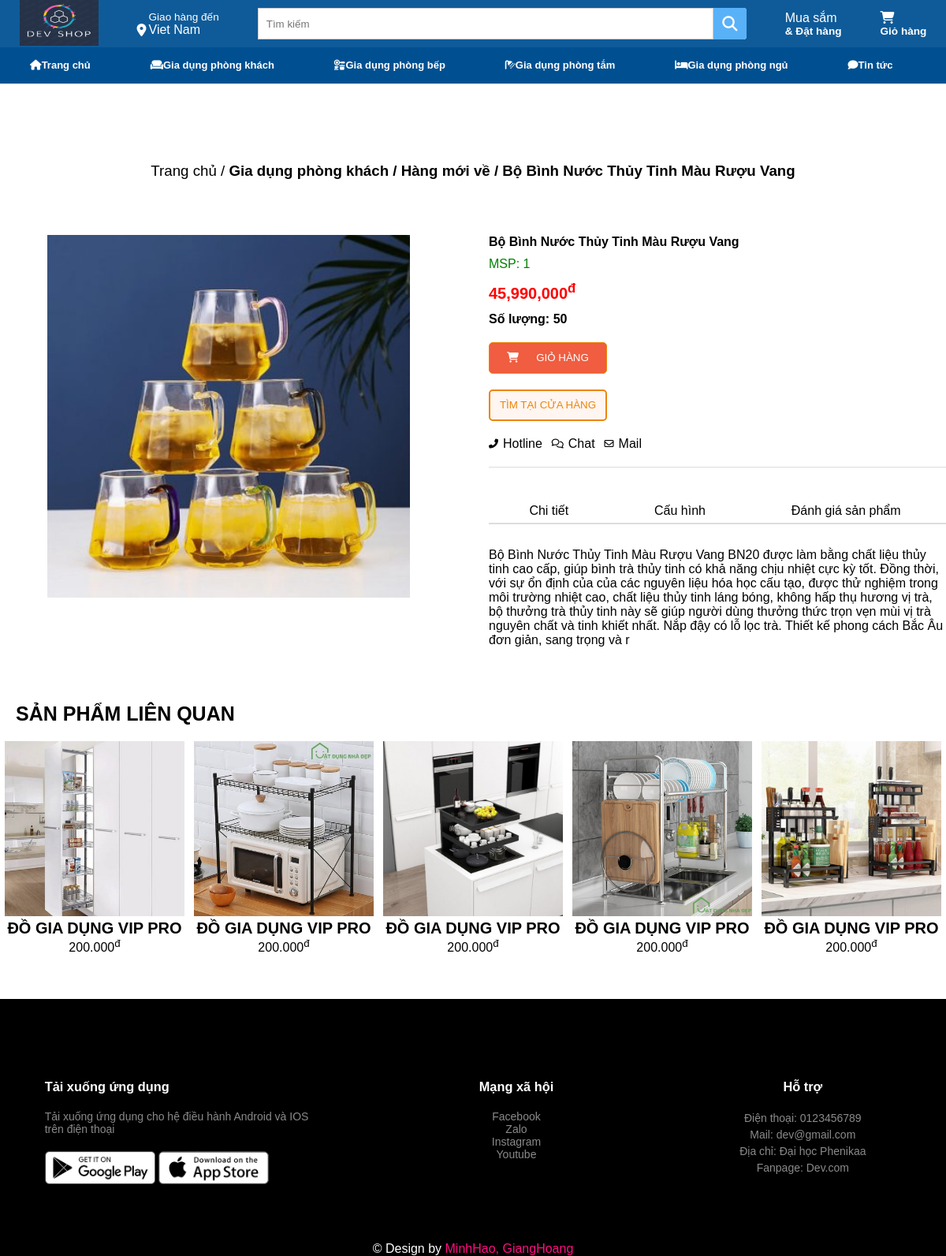
Screenshot of /product.php?ms_hh=1 with the database file from the repository.
### tables this page shows
CREATE TABLE `hinhhanghoa` (
  `MaHinh` int(20) NOT NULL COMMENT 'Mã hình ',
  `TenHinh` varchar(255) NOT NULL COMMENT 'Tên Hình',
  `MSHH` int(20) NOT NULL COMMENT 'Mã số hàng hóa'
);

CREATE TABLE `hanghoa` (
  `MSHH` int(20) NOT NULL COMMENT 'Mã số hàng hóa',
  `TenHH` varchar(255) NOT NULL COMMENT 'Tên hàng hóa',
  `QuyCach` varchar(500) NOT NULL COMMENT 'Quy cách ',
  `Gia` int(11) NOT NULL COMMENT 'Giá',
  `SoLuongHang` int(50) NOT NULL COMMENT 'Số Lượng hàng hóa',
  `MaLoaiHang` int(20) NOT NULL COMMENT 'Mã loại hàng'
);

### product.php (the view, shortened to what this page needs)
<!DOCTYPE html>
<html lang="en">
<head>
    <link rel="stylesheet" href="./style1.css">
    <link rel="stylesheet" href="./style.css">
</head>
<body>
<?php
    require_once("php/header.php");
    require_once("admin/db_connect.php");
    if (isset($_GET['ms_hh'])) {
        $ms_hh = $_GET['ms_hh'];
        $query = "SELECT h.mshh,h.tenhh,h.gia,h.soluonghang,h.quycach, img.tenhinh FROM hanghoa h join hinhhanghoa img on h.mshh = img.mshh WHERE h.mshh = {$ms_hh} ";
        $query_run = mysqli_query($conn, $query);
        if (mysqli_num_rows($query_run) > 0) {
            $prodItem = mysqli_fetch_array($query_run);
    ?>
    <section style="padding: 50px 0;" class="product">
        <div class="container">
            <div class="product-top row" style="margin-bottom: 70px;">
                <h3><span style="font-weight: 400; margin: 100px 0;">Trang chủ / </span>Gia dụng phòng khách / <span>Hàng mới về / </span> <span><?= $prodItem['tenhh']; ?></span></h3>
            </div>
            <div class="product-content row">
              <form method="post" enctype="multipart/form-data" action="product.php">
                <div class="product-content-left row">
                    <div class="product-content-left-big-img">
                        <img src="admin/image/<?= $prodItem['tenhinh']; ?>" alt="Image">
                    </div>
                </div>
                <div class="product-content-right">
                    <div class="product-content-right-product-name">
                        <h1><?= $prodItem['tenhh']; ?></h1>
                        <p style="font-size: 16px; color: green;">MSP: <?= $prodItem['mshh']; ?></p>
                    </div>
                    <div class="product-content-right-product-price">
                        <p><?= number_format($prodItem['gia'], 0, ".", ","); ?><sup>đ</sup></p>
                    </div>
                    <div class="quantity">
                        <p style="font-weight: bold;">Số lượng: <?= $prodItem['soluonghang']; ?></p>
                    </div>
                    <div class="product-content-right-product-button">
                        <button style="background-color: #F05D40;
    border: 1px solid #ed8505;
    margin-right: 20px;
    color: white;
    border-radius: 5px;" type="submit" name="add"><i class="fas fa-shopping-cart"></i><p>GIỎ HÀNG</p></button>
                        <button style=" border: 2px solid #ed8505;
    border-radius: 5px;
    color: #ed8505;
    background-color: #FFF5F1;" type="submit"><p>TÌM TẠI CỬA HÀNG</p></button>
                    </div>
                    <div style="margin-bottom: 20px;"  class="product-content-right-product-icon">
                        <div class="product-content-right-product-icon-item">
                            <i class="fas fa-phone-alt"></i> <p>Hotline</p>
                        </div>
                        <div class="product-content-right-product-icon-item">
                            <i class="far fa-comments"></i> <p>Chat</p>
                        </div>
                        <div class="product-content-right-product-icon-item">
                            <i class="far fa-envelope"></i><p>Mail</p>
                        </div>
                    </div>
                    <div class="product-content-right-bottom">
                        <div class="product-content-right-bottom-content-big">
                            <div class="product-content-right-bottom-content-title row">
                                <div class="product-content-right-bottom-content-title-item chitiet">
                                        <p style="font-size: 16px;">Chi tiết</p>
                                </div>
                                <div class="product-content-right-bottom-content-title-item cauhinh">
                                        <p style="font-size: 16px;">Cấu hình</p>
                                </div>
                                <div class="product-content-right-bottom-content-title-item danhgia">
                                    <p style="font-size: 16px;">Đánh giá sản phẩm</p>
                                </div>
                            </div>
                            <div class="product-content-right-bottom-content">
                                <div style="font-size: 16px;" class="product-content-right-bottom-content-danhgia">
                                    <?= $prodItem['quycach']; ?>
                                </div>
                            </div>
                        </div>
                    </div>
                </div>
              </form>
            </div>
        </div>
    </section>
<?php }
        else{
            echo "Không có hàng hóa được tìm thấy";
        }
    }
?>
    <div class="product-related1">
        <div class="product-related1-title">
            <p>SẢN PHẨM LIÊN QUAN</p>
        </div>
        <div class="product-content row_flex">
            <div class="product-related1-item">
                <img src="./img/phongbep1-1.jpg" alt="">
                <h1>ĐỒ GIA DỤNG VIP PRO</h1>
                <p>200.000<sup>đ</sup></p>
            </div>
            <div class="product-related1-item">
                <img src="./img/phongbep1-2.jpg" alt="">
                <h1>ĐỒ GIA DỤNG VIP PRO</h1>
                <p>200.000<sup>đ</sup></p>
            </div>
            <div class="product-related1-item">
                <img src="./img/phongbep1-3.jpg" alt="">
                <h1>ĐỒ GIA DỤNG VIP PRO</h1>
                <p>200.000<sup>đ</sup></p>
            </div>
            <div class="product-related1-item">
                <img src="./img/phongbep1-4.jpg" alt="">
                <h1>ĐỒ GIA DỤNG VIP PRO</h1>
                <p>200.000<sup>đ</sup></p>
            </div>
            <div class="product-related1-item">
                <img src="./img/phongbep1-5.jpg" alt="">
                <h1>ĐỒ GIA DỤNG VIP PRO</h1>
                <p>200.000<sup>đ</sup></p>
            </div>
        </div>
    </div>
<?php require_once("php/footer.php"); ?>

### style1.css (style rules this page uses)
* { margin : 0; padding: 0; font-family: Arial; box-sizing: border-box; }
.row_flex { display: flex; }
.row { display: flex; flex-wrap: wrap; justify-content: space-around; }
.container { max-width: 1080px; margin: auto; }
.product { padding: 50px 0; }
.product-top { margin-bottom: 30px; }
.product-content { display: flex; }
.product-content-left { display: flex; width: 50%; }
.product-content-left-big-img { width: 80%; padding-right: 20px; }
.product-content-left-big-img img { width: 100%; }
.product-content-right { width: 50%; padding-left: 20px; }
.product-content-right-product-name h1 { font-size: 28px; }
.product-content-right-product-name p { color: green; font-size: 16px; margin: 10px 0; }
.product-content-right-product-price { margin: 10px 0; font-size: 20px; font-weight: bold; color: red; }
.quantity { margin-top: 10px; margin-bottom: 20px; display: flex; }
.quantity p { margin-right: 10px; }
.product-content-right-product-button button { width: 150px; height: 40px; display: block; margin: 20px 0 12px; }
.product-content-right-product-button button:first-child { display: flex; justify-content: space-evenly; align-items: center; background-color: #F05D40; border: none; border-radius: 5px; color: white; cursor: pointer; }
.product-content-right-product-button button:last-child { border: 2px solid #ed8505; border-radius: 5px; color: #ed8505; background-color: #FFF5F1; cursor: pointer; }
.product-content-right-product-icon { display: flex; margin: 20px 0; }
.product-content-right-product-icon-item { display: flex; margin-right: 12px; justify-content: center; align-items: center; }
.product-content-right-product-icon-item i { font-size: 12px; margin-right: 6px; }
.product-content-right-bottom { padding-top: 40px; border-top: 1px solid #dddddd; position: relative; }
.product-content-right-bottom-content-title { display: flex; border-bottom: 2px solid #dddddd; }
.product-content-right-bottom-content-title-item { padding: 6px; cursor: pointer; margin-right: 6px; }
.product-content-right-bottom-content-title-item p { font-size: 16px; }
.product-content-right-bottom-content { padding-top: 30px; }
.product-content-right-bottom-content { font-size: 16px; }
.product-related1 { margin-bottom: 50px; }
.product-related1-title { margin: 20px 0; }
.product-related1-title p { font-size: 25px; font-weight: bold; padding-left: 20px; }
.product-related1-item { width: 20%; text-align: center; padding: 0 6px; }
.product-related1-item img { width: 100%; height: 80%; }
.product-related1-item h1 { font-size: 20px; }
.product-related1-item p { font-size: 16px; }

### rows the page displays
hinhhanghoa: MSHH.TenHH "Bộ Bình Nước Thủy Tinh Màu Rượu Vang", TenHinh (picture), MSHH.MSHH "1", MSHH.Gia "45,990,000", MSHH.SoLuongHang "50", MSHH.QuyCach "Bộ Bình Nước Thủy Tinh Màu Rượu Vang BN20 được làm bằng chất liệu thủy tinh cao cấp, giúp bình trà thủy tinh có khả năng chịu nhiệt cực kỳ tốt. Đồng thời, với sự ổn định của của các nguyên liệu hóa học cấu tạo, được thử nghiệm trong môi trường nhiệt cao, chất liệu thủy tinh láng bóng, không hấp thụ hương vị trà, bộ thưởng trà thủy tinh này sẽ giúp người dùng thưởng thức trọn vẹn mùi vị trà nguyên chất và tinh khiết nhất. Nắp đậy có lỗ lọc trà. Thiết kế phong cách Bắc Âu đơn giản, sang trọng và r"
